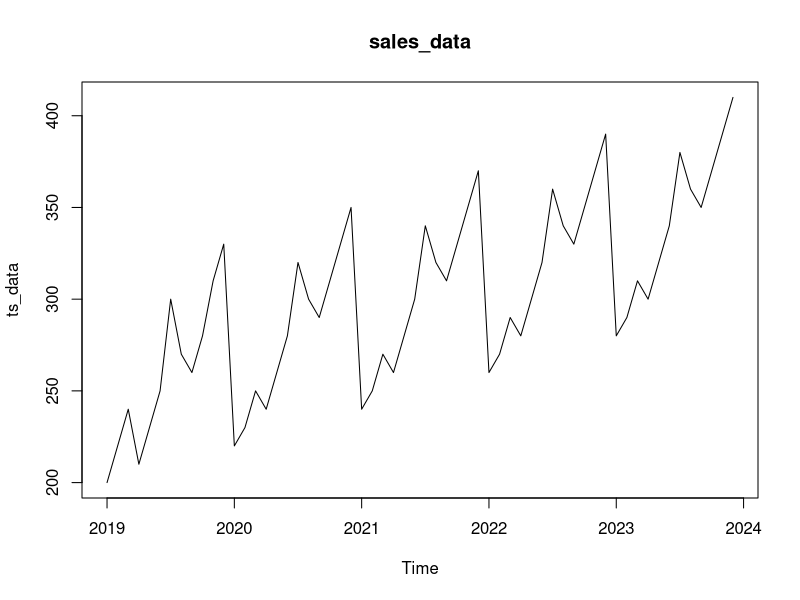
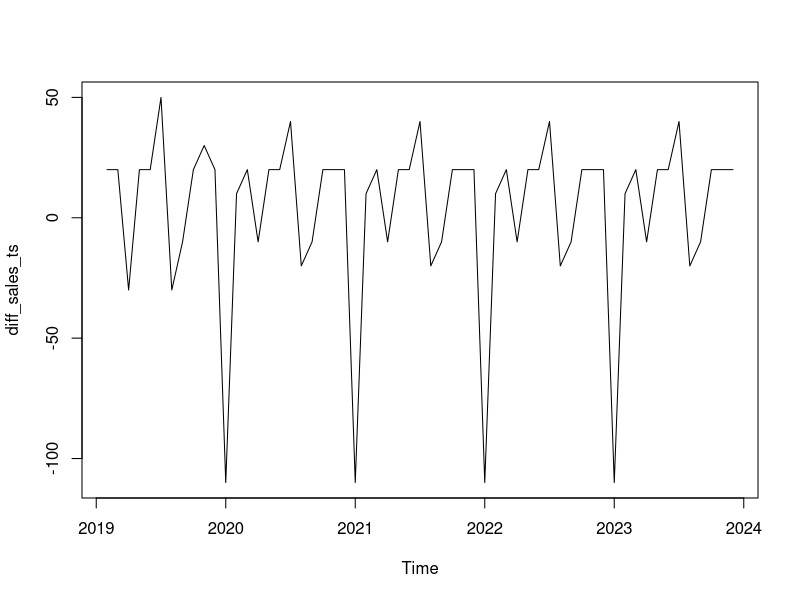

Source code (R) for these figures, in order: (Note: this script raises an error after producing the figures.)
library(tseries)
library(ggplot2)

# Create the sales data
sales_data <- c(200, 220, 240, 210, 230, 250, 300, 270, 260, 280, 310, 330, 
                220, 230, 250, 240, 260, 280, 320, 300, 290, 310, 330, 350, 
                240, 250, 270, 260, 280, 300, 340, 320, 310, 330, 350, 370, 
                260, 270, 290, 280, 300, 320, 360, 340, 330, 350, 370, 390, 
                280, 290, 310, 300, 320, 340, 380, 360, 350, 370, 390, 410)

ts_data = ts(sales_data , start = c(2019,1),frequency = 12)
ts_data

#plot the sales_data
plot(ts_data,main="sales_data")
# Observations: Check for seasonality and trend by inspecting the plot

# Differencing to remove trend
diff_sales_ts = diff(ts_data , differences =1)
plot(diff_sales_ts)

#2) MODEL IDETIFICATION
#A)
# Perform Augmented Dickey-Fuller test for stationarity
adf = adf.test(ts_data)
adf
# If p-value > 0.05, differencing is needed (non-stationary).


# Seasonal differencing can be checked by examining the ACF plot
Acf(ts_data)
# Look for seasonal lags in the ACF plot (e.g., significant peaks at 12 months).

#acf and pacf
acf(diff_sales_ts , main = "ACF plot")
pacf(diff_sales_ts , main ="PACF plot")

#3) SARIMA MODEL FITTING
sarima_model = auto.arima(ts_data , seasonal = TRUE)
summary(sarima_model)

# Plot residuals to check for white noise
checkresiduals(ts_data)

#4)forcast for the 12-month
forecast_value = forecast(ts_data,h=12)
plot(forecast_value, main = "Sales Forecast for Next 12 Months", xlab = "Time", ylab = "Sales")
lines(ts_data,col='red')

#5)model comparison
arima_model = auto.arima(ts_data , seasonal = FALSE)
arima_model

#compare with AIC and BIC AND RMSE
sarima_aic = AIC(sarima_model)
sarima_bic = BIC(sarima_model)
sarima_rmse = sqrt(mean(residuals(sarima_model)^2))

arima_aic = AIC(arima_model)
arima_bic = BIC(arima_model)
arima_rmse = sqrt(mean(residuals(arima_model)^2))

print(paste("SARIMA AIC:", sarima_aic, "BIC:", sarima_bic, "RMSE:", sarima_rmse))
print(paste("ARIMA AIC:", arima_aic, "BIC:", arima_bic, "RMSE:", arima_rmse))


#6) Holiday adjustment in sarima

# Suppose you have a holiday variable (1 for holiday, 0 for non-holiday)
# Add holiday variable as external regressor
holiday_effect = c(rep(0,11),1,rep(0,11),1,rep(0,11),1,rep(0,11),1,rep(0,11),1)

# Fit SARIMA with external regressors
sarima_holiday = auto.arima(ts_data,xreg = holiday_effect,seasonal = TRUE)
summary(sarima_holiday)

# Compare the SARIMA with and without holiday adjustments using AIC, BIC, and RMSE
sarima_holiday_aic <- AIC(sarima_holiday)
sarima_holiday_bic <- BIC(sarima_holiday)
sarima_holiday_rmse = sqrt(mean(residuals(sarima_holiday)^2))

print(paste("SARIMA with holiday AIC:", sarima_holiday_aic, "BIC:", sarima_holiday_bic, "RMSE:", sarima_holiday_rmse))

